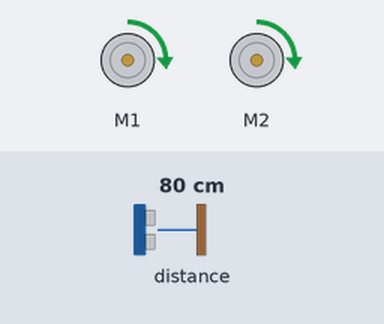
The program below on a simulated BBC micro:bit (MakeCode). Shown: 2 × DC motor (green arrow = forward, orange = backward, longer = faster). The inputs (shaded band) are chosen by the test bench; at power-on: distance to the obstacle 80 cm. Random numbers come from a fixed seed.

Above: at 1.2 s.
1.3 s: distance to the obstacle set to 11 cm
2.8 s: distance to the obstacle set to 8 cm
5.8 s: distance to the obstacle set to 18 cm
7.4 s: distance to the obstacle set to 2 cm
Timing chart, 0 to 11.4 s (numbered marks = the images above; inputs shaded):
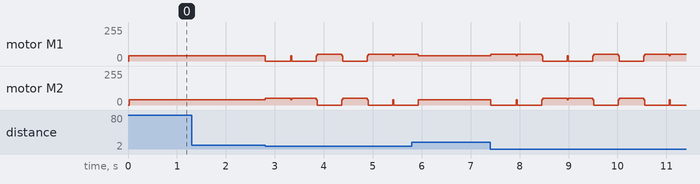

Measured:
- after the input at 1.3 s, every drawn part: stays the same
- after the input at 2.8 s, motor M1: forward 39/255 → stopped at once, then repeats every 1.0 s: forward 39/255 0.02 s, stopped 0.50 s, forward 39/255 0.02 s, forward 50/255 0.50 s; motor M2: forward 39/255 → forward 50/255 at once, then repeats every 1.0 s: forward 39/255 0.02 s, forward 50/255 0.50 s, forward 39/255 0.02 s, stopped 0.50 s

The program:

turn_if_obstacles_randomly.py
```python
def on_forever():
    maqueen.motor_run(maqueen.Motors.ALL, maqueen.Dir.CW, 39)
    if maqueen.ultrasonic(PingUnit.CENTIMETERS) < 10:
        if Math.random_boolean():
            maqueen.motor_run(maqueen.Motors.M1, maqueen.Dir.CW, 50)
            maqueen.motor_run(maqueen.Motors.M2, maqueen.Dir.CW, 0)
            basic.pause(500)
        else:
            maqueen.motor_run(maqueen.Motors.M1, maqueen.Dir.CW, 0)
            maqueen.motor_run(maqueen.Motors.M2, maqueen.Dir.CW, 50)
            basic.pause(500)
basic.forever(on_forever)
```
